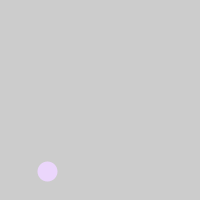
Frame 1 (no input)
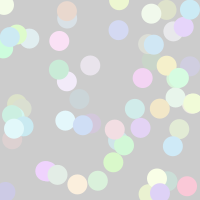
Frame 60 (the mouse pressed at the canvas centre just before this capture)
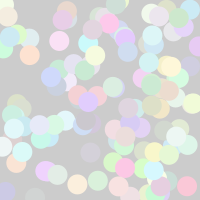
Frame 120 (the mouse held since frame 60 and released just before this capture)

The Processing sketch that drew these frames (run headless with seeded random() and noise(); from frame 60 on, the mouse is pressed at the canvas centre):

// Processing sketch: processing_83357
// ── processing_83357.pde

void setup (){
  size (200, 200);
  noStroke();
}


void draw (){
  //Zufallszahlen von 0 .... 10
  //random(10)
  //Zufallszahlen von -5 ... 5
  //random(
  //random Zufallszahlen von 0 ... 255
  fill(random(200,255), random(200,255), random(200,255));
  // random Zufallszahlen von 0 ...200
  ellipse(random(200), random(200), 20, 20);
  //random Zufallszahlen von 0 .. 
}
